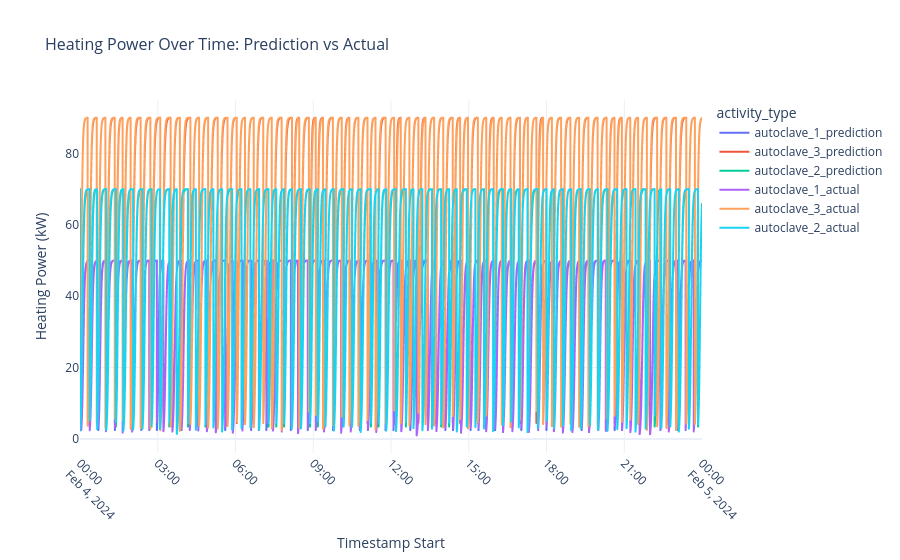

The cell this chart's notebook holds for it:
### Code cell
import pandas as pd
import plotly.express as px

# Assuming df_test_combined_prediction and df_test_combined are defined
# Filter and prepare df_test_combined_prediction
df_pred = df_test_combined_prediction.copy()
df_pred = df_pred[df_pred['activity'].isin(['autoclave_1', 'autoclave_2', 'autoclave_3'])]
df_pred['timestamp_start'] = pd.to_datetime(df_pred['timestamp_start'])
df_pred = df_pred[df_pred['timestamp_start'].dt.date == pd.to_datetime('2024-02-04').date()]
df_pred['type'] = 'prediction'
df_pred['activity_type'] = df_pred['activity'] + '_prediction'

# Filter and prepare df_test_combined
df_actual = df_test_combined.copy()
df_actual = df_actual[df_actual['activity'].isin(['autoclave_1', 'autoclave_2', 'autoclave_3'])]
df_actual['timestamp_start'] = pd.to_datetime(df_actual['timestamp_start'])
df_actual = df_actual[df_actual['timestamp_start'].dt.date == pd.to_datetime('2024-02-04').date()]
df_actual['type'] = 'actual'
df_actual['activity_type'] = df_actual['activity'] + '_actual'

# Concatenate the two DataFrames
df_combined_plot = pd.concat([df_pred, df_actual], ignore_index=True)

# Plotting with Plotly
fig = px.line(
    df_combined_plot,
    x='timestamp_start',
    y='heating_power',
    title='Heating Power Over Time: Prediction vs Actual',
    labels={'timestamp_start': 'Timestamp Start', 'heating_power': 'Heating Power (kW)'},
    line_shape='linear',
    color='activity_type'
)

# Customize layout
fig.update_layout(
    xaxis_title='Timestamp Start',
    yaxis_title='Heating Power (kW)',
    title_font_size=16,
    xaxis=dict(tickangle=45),  # Rotate x-axis labels
    template='plotly_white'
)

# Show the plot
fig.show()

### Figure 1 — Plotly figure (JSON) as saved in the notebook; plotly's stock layout.template omitted (floating-point values rounded to 4 significant figures; data arrays with more than 128 entries replaced by an {"elided": "..."} marker saying what was removed)
{"data": [{"hovertemplate": "activity_type=autoclave_1_prediction<br>Timestamp Start=%{x}<br>Heating Power (kW)=%{y}<extra></extra>", "legendgroup": "autoclave_1_prediction", "line": {"color": "#636efa", "dash": "solid", "shape": "linear"}, "marker": {"symbol": "circle"}, "mode": "lines", "name": "autoclave_1_prediction", "showlegend": true, "type": "scattergl", "x": {"elided": "8603 str values"}, "xaxis": "x", "y": {"elided": "8603 float values"}, "yaxis": "y"}, {"hovertemplate": "activity_type=autoclave_3_prediction<br>Timestamp Start=%{x}<br>Heating Power (kW)=%{y}<extra></extra>", "legendgroup": "autoclave_3_prediction", "line": {"color": "#EF553B", "dash": "solid", "shape": "linear"}, "marker": {"symbol": "circle"}, "mode": "lines", "name": "autoclave_3_prediction", "showlegend": true, "type": "scattergl", "x": {"elided": "8604 str values"}, "xaxis": "x", "y": {"elided": "8604 float values"}, "yaxis": "y"}, {"hovertemplate": "activity_type=autoclave_2_prediction<br>Timestamp Start=%{x}<br>Heating Power (kW)=%{y}<extra></extra>", "legendgroup": "autoclave_2_prediction", "line": {"color": "#00cc96", "dash": "solid", "shape": "linear"}, "marker": {"symbol": "circle"}, "mode": "lines", "name": "autoclave_2_prediction", "showlegend": true, "type": "scattergl", "x": {"elided": "8602 str values"}, "xaxis": "x", "y": {"elided": "8602 float values"}, "yaxis": "y"}, {"hovertemplate": "activity_type=autoclave_1_actual<br>Timestamp Start=%{x}<br>Heating Power (kW)=%{y}<extra></extra>", "legendgroup": "autoclave_1_actual", "line": {"color": "#ab63fa", "dash": "solid", "shape": "linear"}, "marker": {"symbol": "circle"}, "mode": "lines", "name": "autoclave_1_actual", "showlegend": true, "type": "scattergl", "x": {"elided": "8603 str values"}, "xaxis": "x", "y": {"elided": "8603 float values"}, "yaxis": "y"}, {"hovertemplate": "activity_type=autoclave_3_actual<br>Timestamp Start=%{x}<br>Heating Power (kW)=%{y}<extra></extra>", "legendgroup": "autoclave_3_actual", "line": {"color": "#FFA15A", "dash": "solid", "shape": "linear"}, "marker": {"symbol": "circle"}, "mode": "lines", "name": "autoclave_3_actual", "showlegend": true, "type": "scattergl", "x": {"elided": "8604 str values"}, "xaxis": "x", "y": {"elided": "8604 float values"}, "yaxis": "y"}, {"hovertemplate": "activity_type=autoclave_2_actual<br>Timestamp Start=%{x}<br>Heating Power (kW)=%{y}<extra></extra>", "legendgroup": "autoclave_2_actual", "line": {"color": "#19d3f3", "dash": "solid", "shape": "linear"}, "marker": {"symbol": "circle"}, "mode": "lines", "name": "autoclave_2_actual", "showlegend": true, "type": "scattergl", "x": {"elided": "8602 str values"}, "xaxis": "x", "y": {"elided": "8602 float values"}, "yaxis": "y"}], "layout": {"legend": {"title": {"text": "activity_type"}, "tracegroupgap": 0}, "title": {"font": {"size": 16}, "text": "Heating Power Over Time: Prediction vs Actual"}, "xaxis": {"anchor": "y", "domain": [0, 1], "tickangle": 45, "title": {"text": "Timestamp Start"}}, "yaxis": {"anchor": "x", "domain": [0, 1], "title": {"text": "Heating Power (kW)"}}}}
